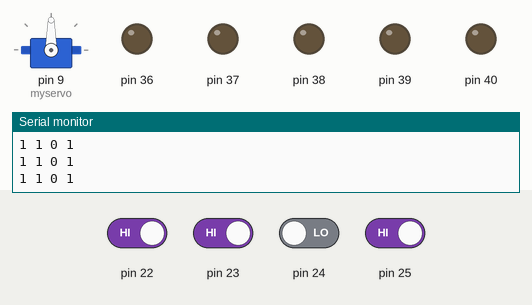
Simulated run of this sketch. Board: Arduino Mega 2560, built with avr-gcc and run on an emulated ATmega2560. On the bench: servo, output pins drawn as LEDs (lit = HIGH), the last lines printed to the serial monitor. The test bench sets the inputs (shaded band); at power-on: pin 22, pin 23, pin 25 HIGH, pin 24 LOW.

Above: at 1.2 s.
1.3 s: pin 22 driven LOW
At 1.7 s:
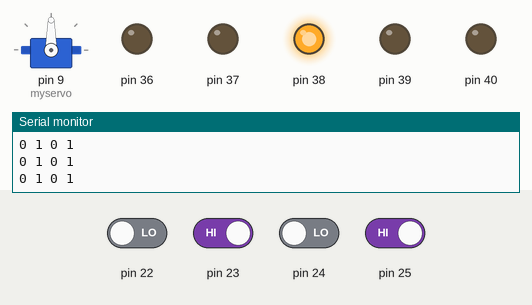
2.8 s: pin 24 driven HIGH
At 3.3 s:
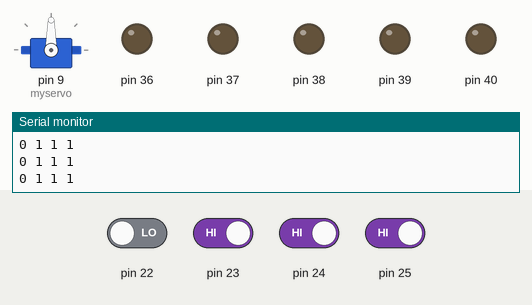
5.8 s: pin 23 driven LOW
At 6.7 s:
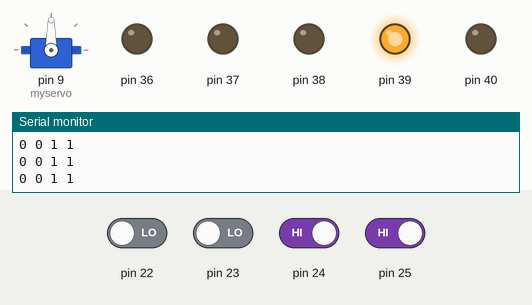
7.3 s: pin 25 driven LOW
10.3 s: pin 22 driven HIGH
At 10.9 s:
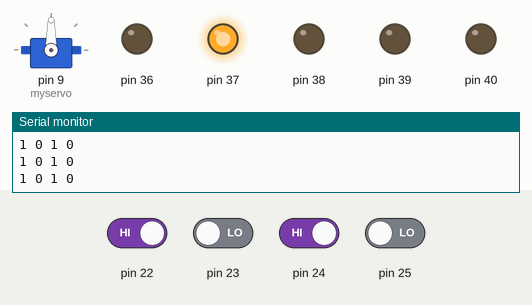
11.8 s: pin 23 driven HIGH
At 12.5 s:
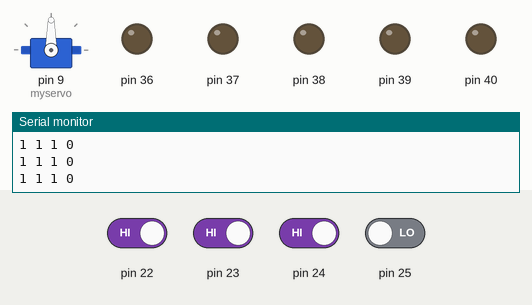
Timing chart, 0 to 14.3 s (numbered marks = the images above; inputs shaded):
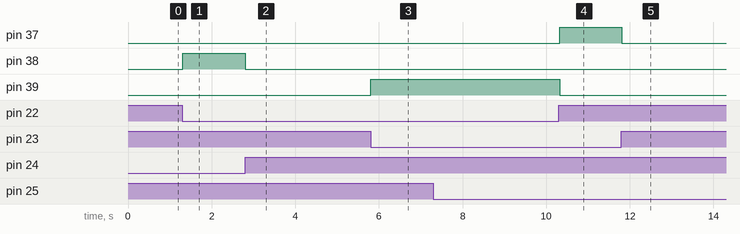

Measured:
- after the input at 1.3 s, pin 38: LOW → HIGH at once
- after the input at 2.8 s, pin 38: HIGH → LOW at once
- after the input at 5.8 s, pin 39: LOW → HIGH at once
- after the input at 10.3 s, pin 37: LOW → HIGH at once; pin 39: HIGH → LOW at once
- after the input at 11.8 s, pin 37: HIGH → LOW at once

The sketch:

Receiver_Code.ino
```cpp
#include <Servo.h>

Servo myservo;  // create servo object to control a servo
// twelve servo objects can be created on most boards

int pos = 0;    // variable to store the servo position
void setup()
{
Serial.begin(9600);
pinMode(22,INPUT);
pinMode(23,INPUT);
pinMode(24,INPUT);
pinMode(25,INPUT);
pinMode(36,OUTPUT);
pinMode(37,OUTPUT);
pinMode(38,OUTPUT);
pinMode(39,OUTPUT);
pinMode(40,OUTPUT);
myservo.attach(9); // attaches the servo on pin 9 to the servo object
}
void loop()
{
int a2=digitalRead(22);
int a3=digitalRead(23);
int a4=digitalRead(24);
int a5=digitalRead(25);
Serial.print(a2);
Serial.print(' ');
Serial.print(a3);
Serial.print(' ');
Serial.print(a4);
Serial.print(' ');
Serial.print(a5);
Serial.print("\n");

if(a2==LOW&&a3==LOW&&a4==HIGH&&a5==LOW)
{
  myservo.write(180);
   delay(15);
 }
 else if(a2==HIGH&&a3==LOW&&a4==LOW&&a5==LOW)
{
    myservo.write(pos);
    delay(15);
 }
 else if(a2==HIGH&&a3==HIGH&&a4==LOW&&a5==LOW)
{
digitalWrite(36,HIGH);
digitalWrite(37,LOW);
digitalWrite(38,LOW);
digitalWrite(39,LOW);
digitalWrite(40,LOW);
digitalWrite(41,LOW);
digitalWrite(42,LOW);
digitalWrite(43,LOW);
digitalWrite(44,LOW);
digitalWrite(45,LOW);
digitalWrite(46,LOW);
digitalWrite(47,LOW);
detach();
}

else if(a2==HIGH&&a3==LOW&&a4==HIGH&&a5==LOW)
{
digitalWrite(36,LOW);
digitalWrite(37,HIGH);
digitalWrite(38,LOW);
digitalWrite(39,LOW);
digitalWrite(40,LOW);
digitalWrite(41,LOW);
digitalWrite(42,LOW);
digitalWrite(43,LOW);
digitalWrite(44,LOW);
digitalWrite(45,LOW);
digitalWrite(46,LOW);
digitalWrite(47,LOW);
detach();
}
else if(a2==LOW&&a3==HIGH&&a4==LOW&&a5==HIGH)
{
digitalWrite(36,LOW);
digitalWrite(37,LOW);
digitalWrite(38,HIGH);
digitalWrite(39,LOW);
digitalWrite(40,LOW);
digitalWrite(41,LOW);
digitalWrite(42,LOW);
digitalWrite(43,LOW);
digitalWrite(44,LOW);
digitalWrite(45,LOW);
digitalWrite(46,LOW);
digitalWrite(47,LOW);
detach();
}
else if(a2==LOW&&a3==LOW&&a4==HIGH&&a5==HIGH)
{
digitalWrite(36,LOW);
digitalWrite(37,LOW);
digitalWrite(38,LOW);
digitalWrite(39,HIGH);
digitalWrite(40,LOW);
digitalWrite(41,LOW);
digitalWrite(42,LOW);
digitalWrite(43,LOW);
digitalWrite(44,LOW);
digitalWrite(45,LOW);
digitalWrite(46,LOW);
digitalWrite(47,LOW);
detach();
}
 else if(a2==LOW&&a3==HIGH&&a4==LOW&&a5==LOW)
{
digitalWrite(40,LOW);
digitalWrite(41,LOW);
digitalWrite(42,HIGH);
digitalWrite(43,LOW);
digitalWrite(44,LOW);
digitalWrite(45,LOW);
digitalWrite(46,LOW);
digitalWrite(47,LOW);
digitalWrite(38,LOW);
digitalWrite(39,LOW);
digitalWrite(36,LOW);
digitalWrite(37,LOW);
detach();
}
 else if(a2==LOW&&a3==LOW&&a4==LOW&&a5==HIGH)
{
digitalWrite(40,LOW);
digitalWrite(41,LOW);
digitalWrite(42,LOW);
digitalWrite(43,HIGH);
digitalWrite(44,LOW);
digitalWrite(45,LOW);
digitalWrite(46,LOW);
digitalWrite(47,LOW);
digitalWrite(38,LOW);
digitalWrite(39,LOW);
digitalWrite(36,LOW);
digitalWrite(37,LOW);
detach();
 }
 else if(a2==LOW&&a3==HIGH&&a4==HIGH&&a5==LOW)
{
digitalWrite(40,LOW);
digitalWrite(41,LOW);
digitalWrite(42,LOW);
digitalWrite(43,LOW);                          //right
digitalWrite(44,LOW);
digitalWrite(45,HIGH);
digitalWrite(46,LOW);
digitalWrite(47,HIGH);
digitalWrite(38,LOW);
digitalWrite(39,LOW);
digitalWrite(36,LOW);
digitalWrite(37,LOW);
detach();
 }

 else if(a2==HIGH&&a3==HIGH&&a4==HIGH&&a5==LOW)
{
digitalWrite(40,LOW);
digitalWrite(41,LOW);
digitalWrite(42,LOW);
digitalWrite(43,LOW);
digitalWrite(44,HIGH);                           //left
digitalWrite(45,LOW);
digitalWrite(46,HIGH);
digitalWrite(47,LOW);
digitalWrite(38,LOW);
digitalWrite(39,LOW);
digitalWrite(36,LOW);
digitalWrite(37,LOW);
detach();
 }

 else if(a2==HIGH&&a3==LOW&&a4==HIGH&&a5==HIGH)
{
digitalWrite(40,LOW);
digitalWrite(41,LOW);
digitalWrite(42,LOW);
digitalWrite(43,LOW);
digitalWrite(44,LOW);                                  //back
digitalWrite(45,HIGH);
digitalWrite(46,HIGH);
digitalWrite(47,LOW);
digitalWrite(38,LOW);
digitalWrite(39,LOW);
digitalWrite(36,LOW);
digitalWrite(37,LOW);
detach();
 }

 else if(a2==HIGH&&a3==LOW&&a4==LOW&&a5==HIGH)
{
digitalWrite(40,LOW);
digitalWrite(41,LOW);
digitalWrite(42,LOW);
digitalWrite(43,LOW);
digitalWrite(44,HIGH);                        //front
digitalWrite(45,LOW);
digitalWrite(46,LOW);
digitalWrite(47,HIGH);
digitalWrite(38,LOW);
digitalWrite(39,LOW);
digitalWrite(36,LOW);
digitalWrite(37,LOW);
detach();
 }
  else
{
digitalWrite(36,LOW);
digitalWrite(37,LOW);
digitalWrite(38,LOW);
digitalWrite(39,LOW);
digitalWrite(40,LOW);
digitalWrite(41,LOW);
digitalWrite(42,LOW);
digitalWrite(43,LOW);
digitalWrite(44,LOW);
digitalWrite(45,LOW);
digitalWrite(46,LOW);
digitalWrite(47,LOW);
attach();
}
 delay(10);
 }
 void detach()
 {
 myservo.detach();
 }
  void attach()
 {
 myservo.attach(9);
 }
```
